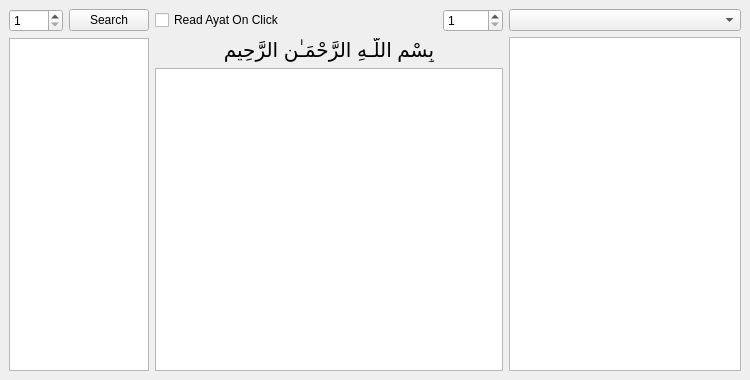
<?xml version="1.0" encoding="UTF-8"?>
<ui version="4.0">
 <class>MainWindow</class>
 <widget class="QMainWindow" name="MainWindow">
  <property name="geometry">
   <rect>
    <x>0</x>
    <y>0</y>
    <width>750</width>
    <height>380</height>
   </rect>
  </property>
  <property name="windowTitle">
   <string>ayat_py</string>
  </property>
  <widget class="QWidget" name="centralwidget">
   <layout class="QHBoxLayout" name="horizontalLayout_2" stretch="0,3,2">
    <item>
     <layout class="QVBoxLayout" name="verticalLayout_3" stretch="0,0">
      <property name="spacing">
       <number>6</number>
      </property>
      <property name="sizeConstraint">
       <enum>QLayout::SetDefaultConstraint</enum>
      </property>
      <item>
       <layout class="QHBoxLayout" name="horizontalLayout">
        <property name="topMargin">
         <number>0</number>
        </property>
        <item>
         <widget class="QSpinBox" name="sura_number_spinBox">
          <property name="minimum">
           <number>1</number>
          </property>
          <property name="maximum">
           <number>114</number>
          </property>
         </widget>
        </item>
        <item>
         <widget class="QPushButton" name="search_btn">
          <property name="enabled">
           <bool>true</bool>
          </property>
          <property name="maximumSize">
           <size>
            <width>160</width>
            <height>16777215</height>
           </size>
          </property>
          <property name="text">
           <string>Search</string>
          </property>
          <property name="autoDefault">
           <bool>false</bool>
          </property>
          <property name="default">
           <bool>false</bool>
          </property>
          <property name="flat">
           <bool>false</bool>
          </property>
         </widget>
        </item>
       </layout>
      </item>
      <item>
       <widget class="QListWidget" name="suwar_listWidget">
        <property name="maximumSize">
         <size>
          <width>140</width>
          <height>16777215</height>
         </size>
        </property>
        <property name="cursor" stdset="0">
         <cursorShape>PointingHandCursor</cursorShape>
        </property>
        <property name="layoutDirection">
         <enum>Qt::RightToLeft</enum>
        </property>
       </widget>
      </item>
     </layout>
    </item>
    <item>
     <layout class="QVBoxLayout" name="verticalLayout_4">
      <item>
       <layout class="QHBoxLayout" name="horizontalLayout_4">
        <property name="leftMargin">
         <number>0</number>
        </property>
        <property name="topMargin">
         <number>0</number>
        </property>
        <property name="rightMargin">
         <number>0</number>
        </property>
        <item>
         <widget class="QCheckBox" name="read_ayat_checkBox">
          <property name="text">
           <string>Read Ayat On Click</string>
          </property>
         </widget>
        </item>
        <item>
         <widget class="QSpinBox" name="aya_number_spinBox">
          <property name="maximumSize">
           <size>
            <width>60</width>
            <height>16777215</height>
           </size>
          </property>
          <property name="minimum">
           <number>1</number>
          </property>
          <property name="maximum">
           <number>999</number>
          </property>
         </widget>
        </item>
       </layout>
      </item>
      <item>
       <widget class="QLabel" name="basmala_label">
        <property name="font">
         <font>
          <pointsize>15</pointsize>
         </font>
        </property>
        <property name="text">
         <string>بِسْمِ اللَّـهِ الرَّحْمَـٰنِ الرَّحِيمِ</string>
        </property>
        <property name="alignment">
         <set>Qt::AlignCenter</set>
        </property>
       </widget>
      </item>
      <item>
       <widget class="QListWidget" name="ayats_listWidget">
        <property name="font">
         <font>
          <pointsize>15</pointsize>
          <weight>50</weight>
          <bold>false</bold>
         </font>
        </property>
        <property name="cursor" stdset="0">
         <cursorShape>PointingHandCursor</cursorShape>
        </property>
        <property name="layoutDirection">
         <enum>Qt::RightToLeft</enum>
        </property>
        <property name="spacing">
         <number>1</number>
        </property>
        <property name="wordWrap">
         <bool>true</bool>
        </property>
       </widget>
      </item>
     </layout>
    </item>
    <item>
     <layout class="QVBoxLayout" name="verticalLayout">
      <item>
       <widget class="QComboBox" name="tafsir_comboBox"/>
      </item>
      <item>
       <widget class="QTextBrowser" name="tafsir_textBrowser">
        <property name="html">
         <string>&lt;!DOCTYPE HTML PUBLIC &quot;-//W3C//DTD HTML 4.0//EN&quot; &quot;http://www.w3.org/TR/REC-html40/strict.dtd&quot;&gt;
&lt;html&gt;&lt;head&gt;&lt;meta name=&quot;qrichtext&quot; content=&quot;1&quot; /&gt;&lt;style type=&quot;text/css&quot;&gt;
p, li { white-space: pre-wrap; }
&lt;/style&gt;&lt;/head&gt;&lt;body style=&quot; font-family:'Noto Sans'; font-size:9pt; font-weight:400; font-style:normal;&quot;&gt;
&lt;p style=&quot;-qt-paragraph-type:empty; margin-top:0px; margin-bottom:0px; margin-left:0px; margin-right:0px; -qt-block-indent:0; text-indent:0px;&quot;&gt;&lt;br /&gt;&lt;/p&gt;&lt;/body&gt;&lt;/html&gt;</string>
        </property>
       </widget>
      </item>
     </layout>
    </item>
   </layout>
  </widget>
 </widget>
 <resources/>
 <connections/>
</ui>
